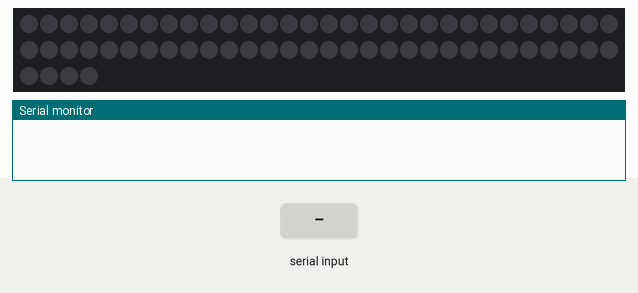
Simulated run of this sketch. Board: Arduino Uno, built with avr-gcc and run on an emulated ATmega328P. On the bench: 64 RGB LEDs in strip order, left to right, continuing on the next row, the last lines printed to the serial monitor. Inputs (shaded band) come from the test bench. Dim RGB values are drawn brighter than linear.

Above: at 1.2 s.
1.3 s: "90,45,200\n" received over Serial
At 1.7 s:
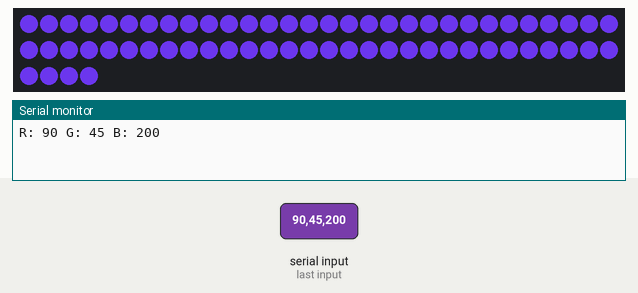
2.8 s: "30,150,10\n" received over Serial
At 5.6 s:
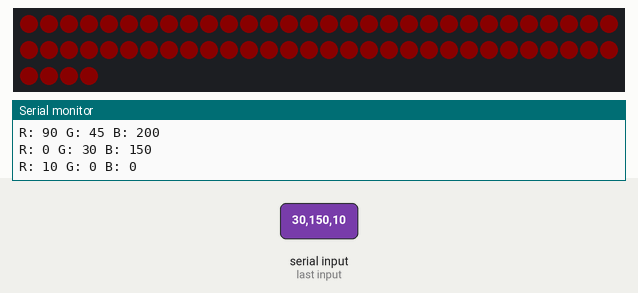
5.8 s: "90,45\n" received over Serial
At 8.0 s:
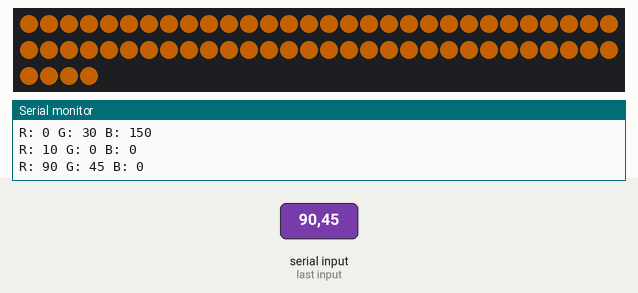
8.3 s: "30,150\n" received over Serial
At 10.0 s:
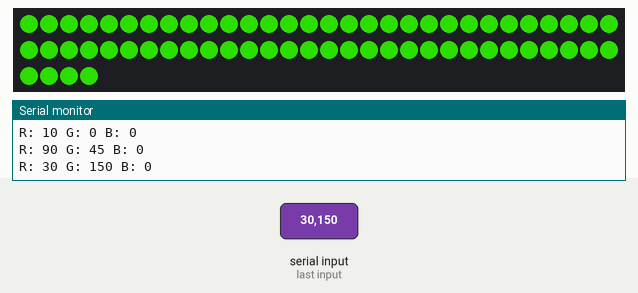
10.8 s: "1,90,45\n" received over Serial
At 11.2 s:
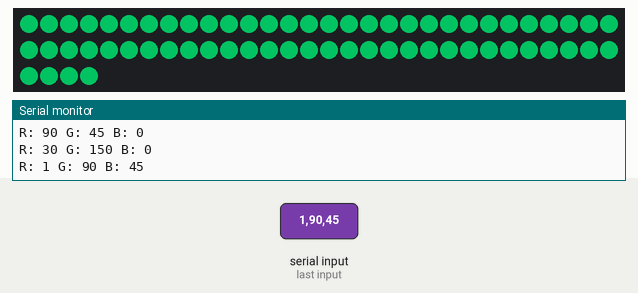
Timing chart, 0 to 13.8 s (numbered marks = the images above; inputs shaded):
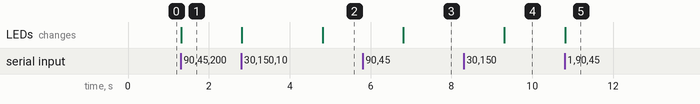

Measured:
- after the input at 1.3 s, the LEDs: change at once (image 1)
- after the input at 2.8 s, the LEDs: first change at once (image 2 shows a later state)
- after the input at 5.8 s, the LEDs: change after 1.0 s (image 3)
- after the input at 8.3 s, the LEDs: change after 1.0 s (image 4)
- after the input at 10.8 s, the LEDs: change at once (image 5)

The sketch:

OpenBCI_BrainFlow_Arduino_LED.ino
```cpp
#include <Adafruit_NeoPixel.h>

#define PIN            6         // 连接 WS2812B 数据引脚的 Arduino 引脚
#define NUM_PIXELS     64       // 16x16 的 LED 点阵，16 * 16 = 256 个 LED

Adafruit_NeoPixel strip = Adafruit_NeoPixel(NUM_PIXELS, PIN, NEO_GRB + NEO_KHZ800);

void setup() {
  // 初始化串口通信
  Serial.begin(9600);  // 串口通信速度为 9600
  strip.begin();       // 初始化 LED 灯带
  strip.show();        // 初始化时，关闭所有 LED
}

void loop() {
  // 检查串口是否有数据
  if (Serial.available() > 0) {
    // 读取 RGB 数据
    int r = Serial.parseInt();  // 读取红色通道的值
    int g = Serial.parseInt();  // 读取绿色通道的值
    int b = Serial.parseInt();  // 读取蓝色通道的值

    // 输出接收到的 RGB 值（可用于调试）
    Serial.print("R: ");
    Serial.print(r);
    Serial.print(" G: ");
    Serial.print(g);
    Serial.print(" B: ");
    Serial.println(b);

    // 根据接收到的 RGB 值设置所有 LED 的颜色
    for (int i = 0; i < NUM_PIXELS; i++) {
      strip.setPixelColor(i, strip.Color(r, g, b));
    }

    // 更新 LED 灯带显示
    strip.show();
  }
}
```
